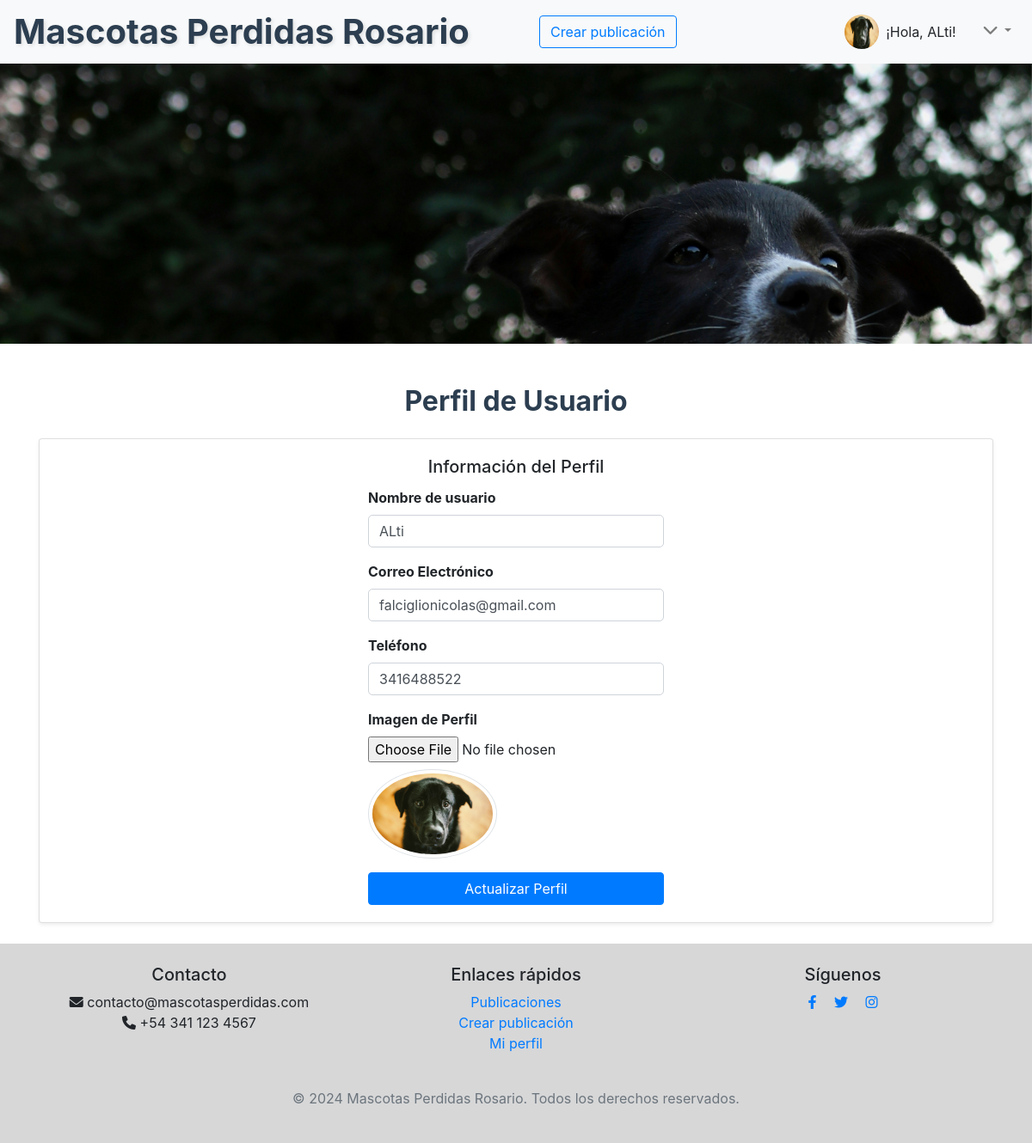
Page /accounts/profile/ (signed in) on the committed database.
### accounts/models.py (models this page shows, shortened)
class Perfil(models.Model):
    user = models.OneToOneField(User, on_delete=models.CASCADE)
    telefono = models.CharField(max_length=15, blank=True, null=True)
    imagen = models.ImageField(upload_to='perfil_imagenes/', null=True)
    descripcion = models.TextField(blank=True, null=True)

### accounts/views.py (the view)
# urls.py: path('profile/', views.profile, name='profile'),
@login_required
def profile(request):
    print("Entrando a la vista del perfil")
    perfil, created = Perfil.objects.get_or_create(user=request.user)
    print("Perfil obtenido o creado")
    if request.method == 'POST':
        print("Método POST recibido")
        form = PerfilForm(request.POST, request.FILES, instance=perfil)
        if form.is_valid():
            print("Formulario es válido")
            perfil = form.save(commit=False)
            if 'imagen' in request.FILES:
                print("Imagen cargada:", request.FILES['imagen'].name)
                if perfil.imagen:
                    perfil.imagen.delete(save=False)
                perfil.imagen = request.FILES['imagen']
                perfil.save()
                print(f"Imagen guardada en: {perfil.imagen.path}")
            else:
                print("No se encontró la imagen en request.FILES")
            return redirect('profile')
        else:
            print("Formulario no válido:", form.errors)
    else:
        print("Método GET recibido")
        form = PerfilForm(instance=perfil, user=request.user)
    return render(request, 'accounts/perfil.html', {'form': form})

### accounts/forms.py (shortened to what this page needs)
class PerfilForm(forms.ModelForm):
    username = forms.CharField(max_length=150, required=True)
    email = forms.EmailField(required=True)
    imagen = forms.ImageField(required=False)
    class Meta:
        model = Perfil
        fields = ['telefono', 'imagen']
    def __init__(self, *args, **kwargs):
        user = kwargs.pop('user', None)
        super(PerfilForm, self).__init__(*args, **kwargs)
        self.user = user

### accounts/templates/accounts/perfil.html (shortened to what this page needs)
{% extends 'base_generic.html' %}
{% block content %}
<div class="container mt-5">
    <h2 class="mb-4 text-center">Perfil de Usuario</h2>
    <div class="card mb-4 shadow-sm">
        <div class="card-body">
            <h5 class="card-title">Información del Perfil</h5>
            <form id="profileForm" method="post" enctype="multipart/form-data">
                <div class="form-group">
                    <label for="username">Nombre de usuario</label>
                    <input type="text" id="username" name="username" value="{{ form.instance.user.username }}" class="form-control">
                </div>
                <div class="form-group">
                    <label for="email">Correo Electrónico</label>
                    <input type="email" id="email" name="email" value="{{ form.instance.user.email }}" class="form-control">
                </div>
                <div class="form-group">
                    <label for="telefono">Teléfono</label>
                    <input type="text" id="telefono" name="telefono" value="{{ form.instance.telefono }}" class="form-control">
                </div>
                <div class="form-group">
                    <label for="imagen">Imagen de Perfil</label>
                    <input type="file" id="imagen" name="imagen" class="form-control-file" onchange="previewImage(event)">
                    {% if form.instance.imagen %}
                        <img src="{{ form.instance.imagen.url }}" id="currentImage" class="img-thumbnail mt-2 rounded-circle" style="width: 150px;">
                    {% endif %}
                </div>
                <button type="submit" class="btn btn-primary btn-block">Actualizar Perfil</button>
            </form>
        </div>
    </div>
</div>
{% endblock %}

### templates/base_generic.html (shortened to what this page needs)
{% load static %}
<!DOCTYPE html>
<html lang="es">
<head>
    <link href="https://stackpath.bootstrapcdn.com/bootstrap/4.5.2/css/bootstrap.min.css" rel="stylesheet">
    <link rel="stylesheet" href="{% static 'css/styles.css' %}">
    <link rel="stylesheet" href="https://cdnjs.cloudflare.com/ajax/libs/font-awesome/6.0.0-beta3/css/all.min.css">
</head>
<body>
    <header class="mb-4" style="position: fixed; width: 100%; z-index: 9999;">
        <nav class="navbar navbar-expand-lg navbar-light bg-light custom-navbar">
            <a class="navbar-brand" href="{% url 'listar_posts' %}">
                <h1>Mascotas Perdidas Rosario</h1>
            </a>
            <div class="collapse navbar-collapse justify-content-center">
                {% if user.is_authenticated %}
                    <a href="{% url 'crear_post' %}" class="btn btn-outline-primary mx-auto">Crear publicación</a>
                {% endif %}
            </div>
            <div class="collapse navbar-collapse justify-content-end" id="navbarNav">
                <ul class="navbar-nav">
                    {% if user.is_authenticated %}
                        <li class="nav-item d-flex align-items-center">
                            {% if user.perfil.imagen %}
                                <img src="{{ user.perfil.imagen.url }}" class="rounded-circle" style="width: 40px; height: 40px;" alt="Imagen de perfil">
                            {% else %}
                                <img src="{% static 'assets/img/user.jpg' %}" class="rounded-circle" style="width: 40px; height: 40px;" alt="Imagen de perfil por defecto">
                            {% endif %}
                            <span class="ml-2">¡Hola, {{ user.username|capfirst }}!</span>
                        </li>
                        <li class="nav-item dropdown ml-3">
                            <a class="nav-link dropdown-toggle" href="#" id="navbarDropdown" role="button" data-toggle="dropdown" aria-haspopup="true" aria-expanded="false">
                                <i class="fas fa-chevron-down" style="font-size: 18px;"></i>
                            </a>
                        </li>
                    {% endif %}
                </ul>
            </div>
        </nav>
    </header>
    <main>
        <div class="parallax" style="margin-bottom: 30px;"></div>
        {% block content %}
        {% endblock %}
    </main>
    <footer class="mt-4 text-center bg-light py-4" style="background-color: #2125292e !important;">
        <div class="container">
            <div class="row">
                <div class="col-md-4 mb-3 mb-md-0">
                    <h5>Contacto</h5>
                    <ul class="list-unstyled">
                        <li><i class="fas fa-envelope"></i> contacto@mascotasperdidas.com</li>
                        <li><i class="fas fa-phone"></i> +54 341 123 4567</li>
                    </ul>
                </div>
                <div class="col-md-4 mb-3 mb-md-0">
                    <h5>Enlaces rápidos</h5>
                    <ul class="list-unstyled">
                        <li><a href="{% url 'listar_posts' %}">Publicaciones</a></li>
                        <li><a href="{% url 'crear_post' %}">Crear publicación</a></li>
                        <li><a href="{% url 'profile' %}">Mi perfil</a></li>
                    </ul>
                </div>
                <div class="col-md-4">
                    <h5>Síguenos</h5>
                    <a href="http://www.facebook.com" class="mr-3" target="_blank"><i class="fab fa-facebook-f"></i></a>
                    <a href="http://www.x.com" class="mr-3" target="_blank"><i class="fab fa-twitter"></i></a>
                    <a href="http://www.instagram.com" target="_blank"><i class="fab fa-instagram"></i></a>
                </div>
            </div>
            <div class="row mt-4">
                <div class="col">
                    <p class="text-muted">&copy; 2024 Mascotas Perdidas Rosario. Todos los derechos reservados.</p>
                </div>
            </div>
        </div>
    </footer>
</body>
</html>

### static/css/styles.css (style rules this page uses)
.parallax { background-image: url('../assets/img/perroygato.jpg'); height: 400px; background-attachment: fixed; background-position: center; background-repeat: no-repeat; background-size: cover; }
a { text-decoration: none; }
.card-body { display: flex; flex-direction: column; align-content: center; align-items: center; }
h2.text-center { font-weight: bold; color: #2c3e50; }
.form-group label { font-weight: bold; }
.form-control { border-radius: 5px; border-color: #ced4da; }
.btn-primary { background-color: #007bff; border-color: #007bff; transition: background-color 0.3s ease; }
.custom-navbar .nav-link { padding: 0.375rem 0.75rem; border-radius: 0.25rem; margin-left: 0.5rem; transition: background-color 0.3s ease; }
.navbar-brand h1 { font-size: 1.5rem; margin: 0; }
.btn { display: flex; justify-content: center !important; }
.navbar-brand h1 { font-size: 2.5rem; color: #2c3e50; text-shadow: 2px 2px 4px rgba(0, 0, 0, 0.1); font-weight: bold; opacity: 0; transform: translateY(-20px); animation: fadeInSlideDown 1s ease forwards; }

### rows in the picture
Perfil: username "ALti", email "falciglionicolas@gmail.com", telefono "3416488522", instance.imagen (picture)

### other values in the picture
{{ user.username|capfirst }} "ALti"
